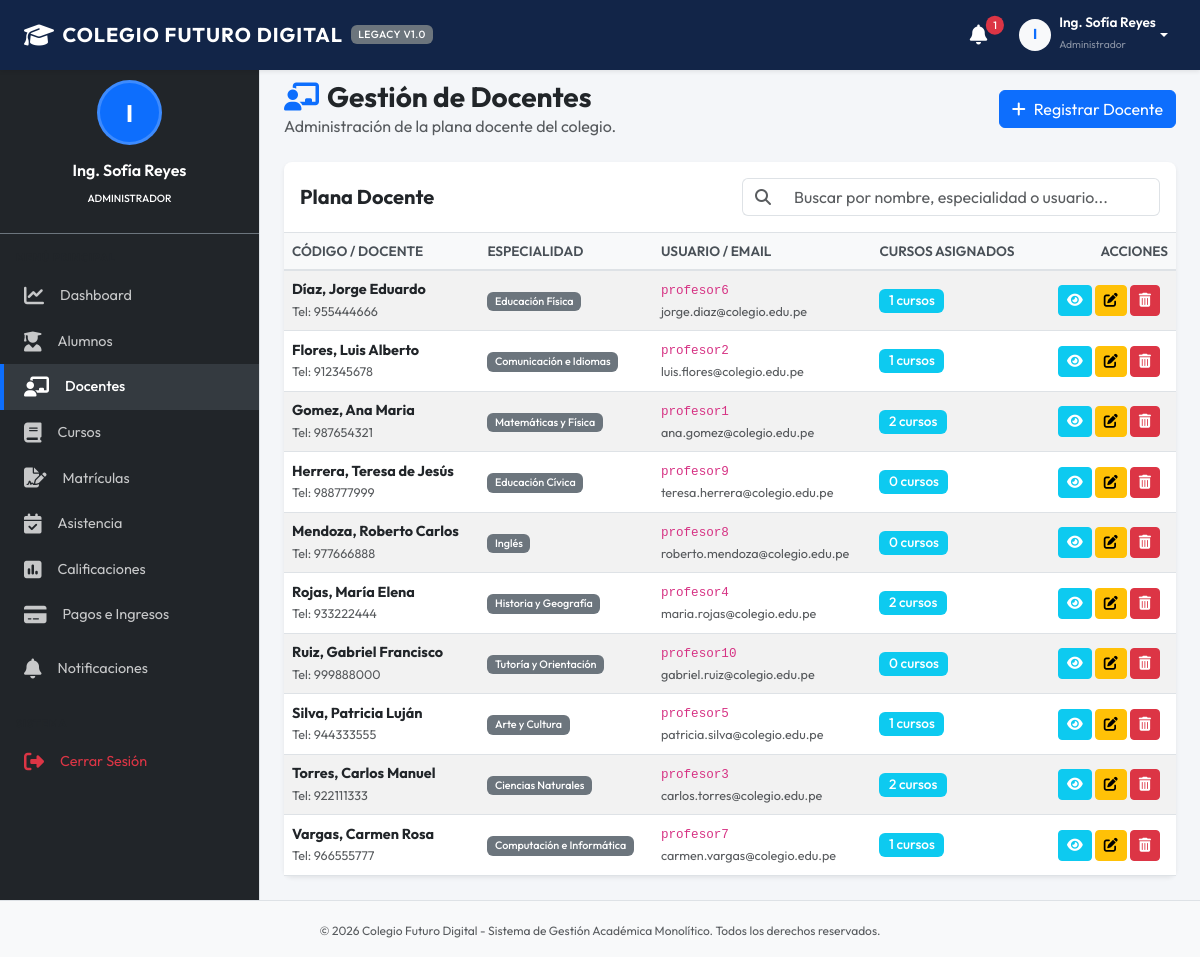
Screenshot of /modules/profesores.php (signed in) with the database file from the repository.
### tables this page shows
CREATE TABLE profesores (
            id INTEGER PRIMARY KEY AUTOINCREMENT,
            usuario_id INTEGER UNIQUE,
            nombre TEXT NOT NULL,
            apellido TEXT NOT NULL,
            especialidad TEXT,
            telefono TEXT,
            email TEXT,
            FOREIGN KEY (usuario_id) REFERENCES usuarios(id) ON DELETE SET NULL
        );

### modules/profesores.php (the view, shortened to what this page needs)
<?php
$action = $_GET['action'] ?? 'list';
require_once __DIR__ . '/../includes/header.php';
require_once __DIR__ . '/../includes/sidebar.php';
?>
<div class="d-flex justify-content-between align-items-center mb-4">
    <div>
        <h1 class="h3 mb-0 text-dark fw-bold"><i class="fa-solid fa-chalkboard-user me-2 text-primary"></i>Gestión de Docentes</h1>
        <p class="text-muted mb-0">Administración de la plana docente del colegio.</p>
    </div>
    <?php if ($action === 'list'): ?>
        <a href="profesores.php?action=new" class="btn btn-primary"><i class="fa-solid fa-plus me-2"></i>Registrar Docente</a>
    <?php else: ?>
        <a href="profesores.php" class="btn btn-outline-secondary"><i class="fa-solid fa-arrow-left me-2"></i>Volver al Listado</a>
    <?php endif; ?>
</div>
<?php if ($action === 'list'): ?>
    <?php
    try {
        $stmt = $pdo->query("
            SELECT p.*, u.username,
                   (SELECT COUNT(*) FROM cursos c WHERE c.profesor_id = p.id) as cant_cursos
            FROM profesores p
            LEFT JOIN usuarios u ON p.usuario_id = u.id
            ORDER BY p.apellido ASC, p.nombre ASC
        ");
        $profesores = $stmt->fetchAll();
    } catch (PDOException $e) {
        echo "<div class='alert alert-danger'>Error al cargar docentes: " . $e->getMessage() . "</div>";
        $profesores = [];
    }
    ?>
    <div class="card bg-white shadow-sm border-0">
        <div class="card-header bg-transparent border-bottom py-3">
            <div class="row align-items-center">
                <div class="col-md-6">
                    <h5 class="card-title mb-0 fw-bold">Plana Docente</h5>
                </div>
                <div class="col-md-6 mt-2 mt-md-0">
                    <div class="input-group">
                        <span class="input-group-text bg-white border-end-0"><i class="fa-solid fa-magnifying-glass text-muted"></i></span>
                        <input type="text" class="form-control border-start-0" id="tableSearch" placeholder="Buscar por nombre, especialidad o usuario...">
                    </div>
                </div>
            </div>
        </div>
        <div class="card-body p-0">
            <div class="table-responsive">
                <table class="table table-hover table-striped align-middle mb-0">
                    <thead>
                        <tr>
                            <th>Código / Docente</th>
                            <th>Especialidad</th>
                            <th>Usuario / Email</th>
                            <th>Cursos Asignados</th>
                            <th class="text-end">Acciones</th>
                        </tr>
                    </thead>
                    <tbody>
                        <?php if (empty($profesores)): ?>
                            <tr>
                                <td colspan="5" class="text-center py-4 text-muted">No hay docentes registrados.</td>
                            </tr>
                        <?php else: ?>
                            <?php foreach ($profesores as $pr): ?>
                                <tr>
                                    <td>
                                        <div class="fw-bold"><?php echo htmlspecialchars($pr['apellido'] . ', ' . $pr['nombre']); ?></div>
                                        <small class="text-muted">Tel: <?php echo htmlspecialchars($pr['telefono'] ?: '-'); ?></small>
                                    </td>
                                    <td>
                                        <span class="badge bg-secondary"><?php echo htmlspecialchars($pr['especialidad'] ?: 'General'); ?></span>
                                    </td>
                                    <td>
                                        <div><code><?php echo htmlspecialchars($pr['username'] ?: ''); ?></code></div>
                                        <small class="text-muted"><?php echo htmlspecialchars($pr['email'] ?: ''); ?></small>
                                    </td>
                                    <td>
                                        <span class="badge bg-info text-white fs-7"><?php echo $pr['cant_cursos']; ?> cursos</span>
                                    </td>
                                    <td class="text-end px-3">
                                        <a href="profesores.php?action=view&id=<?php echo $pr['id']; ?>" class="btn btn-sm btn-info text-white" title="Ver Información"><i class="fa-solid fa-eye"></i></a>
                                        <a href="profesores.php?action=edit&id=<?php echo $pr['id']; ?>" class="btn btn-sm btn-warning" title="Editar"><i class="fa-solid fa-pen-to-square"></i></a>
                                        <a href="profesores.php?action=delete&id=<?php echo $pr['id']; ?>" class="btn btn-sm btn-danger" title="Eliminar" onclick="return confirmarEliminacion('¿Desea eliminar este docente? Sus cursos quedarán huérfanos temporalmente y se borrará su usuario del sistema.');"><i class="fa-solid fa-trash-can"></i></a>
                                    </td>
                                </tr>
                            <?php endforeach; ?>
                        <?php endif; ?>
                    </tbody>
                </table>
            </div>
        </div>
    </div>
<?php endif; ?>
<?php
require_once __DIR__ . '/../includes/footer.php';
?>

### assets/css/style.css (style rules this page uses)
:root { --primary-color: #1e3c72; --primary-dark: #122548; --primary-light: #2a5298; --secondary-color: #6c757d; --bg-light: #f4f6f9; --sidebar-bg: #212529; --sidebar-hover: #343a40; --sidebar-active: #0d6efd; --text-dark: #333333; --font-sans: 'Outfit', 'Roboto', -apple-system, BlinkMacSystemFont, "Segoe UI", sans-serif; }
body { font-family: var(--font-sans); background-color: var(--bg-light); color: var(--text-dark); margin: 0; padding-top: 56px; display: flex; flex-direction: column; min-height: 100vh; }
.card { border-radius: 8px; box-shadow: 0 4px 6px rgba(0, 0, 0, 0.05); }
.table { border-collapse: separate; border-spacing: 0; }
.table th { background-color: #f8f9fa; color: #495057; font-weight: 600; border-bottom: 2px solid #dee2e6; font-size: 0.85rem; text-transform: uppercase; }
.table td { font-size: 0.9rem; vertical-align: middle; }
.badge { font-weight: 500; padding: 0.4em 0.7em; }
.fs-7 { font-size: 0.85rem; }

### rows the page displays
profesores: apellido+nombre "Díaz, Jorge Eduardo", telefono "955444666", especialidad "Educación Física", username "profesor6", email "jorge.diaz@colegio.edu.pe", cant_cursos "1"
profesores: apellido+nombre "Flores, Luis Alberto", telefono "912345678", especialidad "Comunicación e Idiomas", username "profesor2", email "luis.flores@colegio.edu.pe", cant_cursos "1"
profesores: apellido+nombre "Gomez, Ana Maria", telefono "987654321", especialidad "Matemáticas y Física", username "profesor1", email "ana.gomez@colegio.edu.pe", cant_cursos "2"
profesores: apellido+nombre "Herrera, Teresa de Jesús", telefono "988777999", especialidad "Educación Cívica", username "profesor9", email "teresa.herrera@colegio.edu.pe", cant_cursos "0"
profesores: apellido+nombre "Mendoza, Roberto Carlos", telefono "977666888", especialidad "Inglés", username "profesor8", email "roberto.mendoza@colegio.edu.pe", cant_cursos "0"
profesores: apellido+nombre "Rojas, María Elena", telefono "933222444", especialidad "Historia y Geografía", username "profesor4", email "maria.rojas@colegio.edu.pe", cant_cursos "2"
profesores: apellido+nombre "Ruiz, Gabriel Francisco", telefono "999888000", especialidad "Tutoría y Orientación", username "profesor10", email "gabriel.ruiz@colegio.edu.pe", cant_cursos "0"
profesores: apellido+nombre "Silva, Patricia Luján", telefono "944333555", especialidad "Arte y Cultura", username "profesor5", email "patricia.silva@colegio.edu.pe", cant_cursos "1"
profesores: apellido+nombre "Torres, Carlos Manuel", telefono "922111333", especialidad "Ciencias Naturales", username "profesor3", email "carlos.torres@colegio.edu.pe", cant_cursos "2"
profesores: apellido+nombre "Vargas, Carmen Rosa", telefono "966555777", especialidad "Computación e Informática", username "profesor7", email "carmen.vargas@colegio.edu.pe", cant_cursos "1"

### other values shown
$notif_count "1"
substr($_SESSION['usuario_nombre'], 0, 1) "I"
$_SESSION['usuario_nombre'] "Ing. Sofía Reyes"
$_SESSION['usuario_rol'] "Administrador"
$rol "ADMINISTRADOR"
